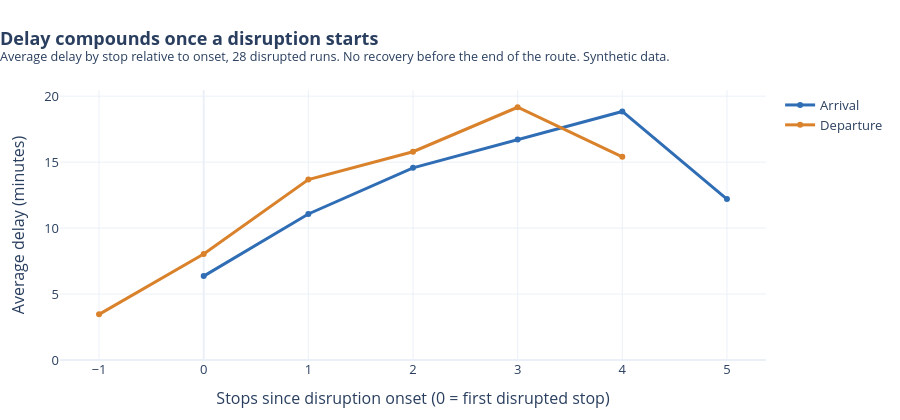

Notebook cell for this chart:
### Code cell
fig = go.Figure()
fig.add_trace(go.Scatter(x=profile["stops_since_onset"], y=profile["avg_arrival_delay"], name="Arrival",
                         mode="lines+markers", line=dict(color=BLUE, width=3)))
fig.add_trace(go.Scatter(x=profile["stops_since_onset"], y=profile["avg_departure_delay"], name="Departure",
                         mode="lines+markers", line=dict(color=ORANGE, width=3)))
fig.update_xaxes(title_text="Stops since disruption onset (0 = first disrupted stop)", dtick=1)
fig.update_yaxes(title_text="Average delay (minutes)", rangemode="tozero")
style(fig, "Delay compounds once a disruption starts",
      "Average delay by stop relative to onset, 28 disrupted runs. No recovery before the end of the route. Synthetic data.").show()

### Figure 1 — Plotly figure (JSON) as saved in the notebook; plotly's stock layout.template omitted (floating-point values rounded to 4 significant figures)
{"data": [{"line": {"color": "#2f6db5", "width": 3}, "mode": "lines+markers", "name": "Arrival", "type": "scatter", "x": [-1, 0, 1, 2, 3, 4, 5], "y": [NaN, 6.36, 11.07, 14.57, 16.71, 18.84, 12.2]}, {"line": {"color": "#d9822b", "width": 3}, "mode": "lines+markers", "name": "Departure", "type": "scatter", "x": [-1, 0, 1, 2, 3, 4, 5], "y": [3.46, 8.04, 13.68, 15.79, 19.16, 15.4, NaN]}], "layout": {"font": {"size": 13}, "height": 420, "margin": {"b": 60, "l": 60, "r": 30, "t": 90}, "title": {"text": "<b>Delay compounds once a disruption starts</b><br><sup>Average delay by stop relative to onset, 28 disrupted runs. No recovery before the end of the route. Synthetic data.</sup>", "x": 0}, "xaxis": {"dtick": 1, "title": {"text": "Stops since disruption onset (0 = first disrupted stop)"}}, "yaxis": {"rangemode": "tozero", "title": {"text": "Average delay (minutes)"}}}}
